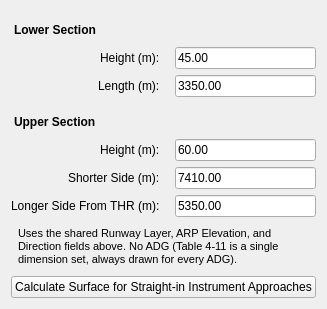
          <widget class="QWidget" name="oes_sub_straight_in_approach">
           <layout class="QFormLayout" name="formLayout_oes_straightin">
            <property name="fieldGrowthPolicy"><enum>QFormLayout::AllNonFixedFieldsGrow</enum></property>
            <property name="labelAlignment"><set>Qt::AlignRight|Qt::AlignVCenter</set></property>
            <property name="horizontalSpacing"><number>15</number></property>
            <property name="verticalSpacing"><number>6</number></property>

            <item row="0" column="0" colspan="2">
             <widget class="QLabel" name="label_lower_header_oes_straightin">
              <property name="text"><string>Lower Section</string></property>
              <property name="styleSheet"><string>QLabel { font-weight: bold; padding-top: 12px; padding-bottom: 4px; }</string></property>
             </widget>
            </item>

            <item row="1" column="0">
             <widget class="QLabel" name="label_lowerHeight_oes_straightin">
              <property name="text"><string>Height (m):</string></property>
             </widget>
            </item>
            <item row="1" column="1">
             <widget class="QLineEdit" name="spin_lowerHeight_oes_straightin">
              <property name="text"><string>45.00</string></property>
              <property name="toolTip"><string>Table 4-11: height of the Lower section above the ARP elevation (45 m by the table, matching the Horizontal OES surface's ADG-I tier height).</string></property>
             </widget>
            </item>

            <item row="2" column="0">
             <widget class="QLabel" name="label_lowerLength_oes_straightin">
              <property name="text"><string>Length (m):</string></property>
             </widget>
            </item>
            <item row="2" column="1">
             <widget class="QLineEdit" name="spin_lowerLength_oes_straightin">
              <property name="text"><string>3350.00</string></property>
              <property name="toolTip"><string>Table 4-11: "Horizontal OES as per ADG I" — the Horizontal OES surface's ADG-I ring radius.</string></property>
             </widget>
            </item>

            <item row="3" column="0" colspan="2">
             <widget class="QLabel" name="label_upper_header_oes_straightin">
              <property name="text"><string>Upper Section</string></property>
              <property name="styleSheet"><string>QLabel { font-weight: bold; padding-top: 12px; padding-bottom: 4px; }</string></property>
             </widget>
            </item>

            <item row="4" column="0">
             <widget class="QLabel" name="label_upperHeight_oes_straightin">
              <property name="text"><string>Height (m):</string></property>
             </widget>
            </item>
            <item row="4" column="1">
             <widget class="QLineEdit" name="spin_upperHeight_oes_straightin">
              <property name="text"><string>60.00</string></property>
              <property name="toolTip"><string>Table 4-11: height of the Upper section above the ARP elevation (60 m by the table).</string></property>
             </widget>
            </item>

            <item row="5" column="0">
             <widget class="QLabel" name="label_upperShorterSide_oes_straightin">
              <property name="text"><string>Shorter Side (m):</string></property>
             </widget>
            </item>
            <item row="5" column="1">
             <widget class="QLineEdit" name="spin_upperShorterSide_oes_straightin">
              <property name="text"><string>7410.00</string></property>
              <property name="toolTip"><string>Table 4-11: full width of the Upper section's rectangle, measured across the runway centreline (7410 m by the table).</string></property>
             </widget>
            </item>

            <item row="6" column="0">
             <widget class="QLabel" name="label_upperLongerSideFromThreshold_oes_straightin">
              <property name="text"><string>Longer Side From THR (m):</string></property>
             </widget>
            </item>
            <item row="6" column="1">
             <widget class="QLineEdit" name="spin_upperLongerSideFromThreshold_oes_straightin">
              <property name="text"><string>5350.00</string></property>
              <property name="toolTip"><string>Table 4-11: length the Upper section's rectangle extends beyond each threshold along the runway centreline (5350 m by the table).</string></property>
             </widget>
            </item>

            <item row="7" column="0" colspan="2">
             <widget class="QLabel" name="label_oes_straightin_note">
              <property name="text">
               <string>Uses the shared Runway Layer, ARP Elevation, and Direction fields above. No ADG (Table 4-11 is a single dimension set, always drawn for every ADG).</string>
              </property>
              <property name="wordWrap"><bool>true</bool></property>
              <property name="styleSheet"><string>QLabel { font-size: 11px; padding: 4px; }</string></property>
             </widget>
            </item>

            <item row="8" column="0" colspan="2">
             <widget class="QPushButton" name="calculateButton_oes_straightin">
              <property name="text"><string>Calculate Surface for Straight-in Instrument Approaches</string></property>
              <property name="minimumHeight"><number>30</number></property>
             </widget>
            </item>

           </layout>
          </widget>
